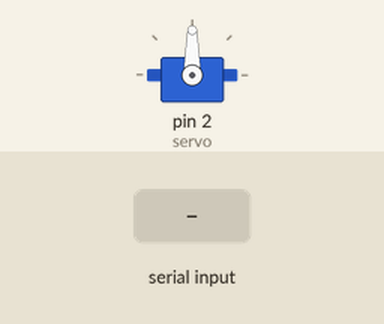
The sketch below on a simulated Arduino Uno, built with avr-gcc and run on an emulated ATmega328P. Parts: servo. The inputs (shaded band) are chosen by the test bench.

Above: at 1.2 s.
1.3 s: "s90\n" received over Serial
At 2.2 s:
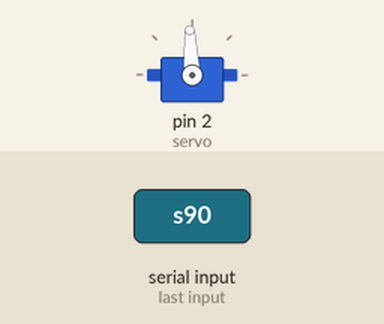
2.8 s: "s,45\n" received over Serial
At 3.3 s:
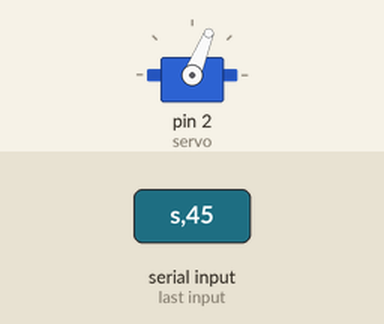
Timing chart, 0 to 5.8 s (numbered marks = the images above; inputs shaded):
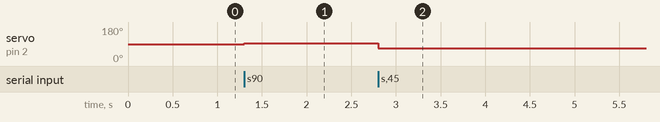

Measured:
- after the input at 1.3 s, servo on pin 2 (servo): 90° → 93° at once
- after the input at 2.8 s, servo on pin 2 (servo): 93° → 68° at once

The sketch:

Q3_2_.ino
```cpp
#include <Servo.h>

Servo servo;  // create servo object to control a servo

int degree;

void setup() {
  Serial.begin(9600);
  servo.attach(2);  // attaches the servo on pin 2 to the servo object
}

//flag for when we write -
boolean flag = false;
// finish to say stop reading
boolean finish = false;
// the number we write
String number = "";
int num = 0;
void loop() {
  // while we are still reading
  if (! finish) {
    if (Serial.available() > 0) {
      char string = Serial.read();
      // if we have - make flag ture
      // the number is negative
      if (string == '-') {
        flag = true;
        // if we enter s
        // means stop reading
      } else if (string == 's') {
        finish = true;
      } else {
        // add the char we are reading to number
        number = number + string;
      }
    }
  } else if (num == 0) {
    num = number.toInt();
    // convert our number to int
    // if we have -
    // make the number positve to negative
    if (! flag) {
      num = num * -1;
    }
    //sum the number with current value
    //devide to 360 to make it between 0 and 3600
    servo.writeMicroseconds(servo.readMicroseconds() + float(num) / 360 * 1000);
    finish = false;
    flag = false;
    number = "";
    num = 0;
  }
}
```
